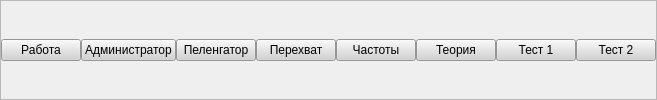
       <widget class="QFrame" name="frame">
        <property name="frameShape">
         <enum>QFrame::StyledPanel</enum>
        </property>
        <property name="frameShadow">
         <enum>QFrame::Raised</enum>
        </property>
        <layout class="QHBoxLayout" name="horizontalLayout">
         <property name="spacing">
          <number>0</number>
         </property>
         <property name="leftMargin">
          <number>0</number>
         </property>
         <property name="topMargin">
          <number>0</number>
         </property>
         <property name="rightMargin">
          <number>0</number>
         </property>
         <property name="bottomMargin">
          <number>0</number>
         </property>
         <item>
          <widget class="QPushButton" name="btn_rabota">
           <property name="cursor">
            <cursorShape>PointingHandCursor</cursorShape>
           </property>
           <property name="styleSheet">
            <string notr="true">background-color: rgb(210, 210, 210)</string>
           </property>
           <property name="text">
            <string>Работа</string>
           </property>
          </widget>
         </item>
         <item>
          <widget class="QPushButton" name="btn_administrator">
           <property name="cursor">
            <cursorShape>PointingHandCursor</cursorShape>
           </property>
           <property name="styleSheet">
            <string notr="true">background-color: rgb(210, 210, 210)</string>
           </property>
           <property name="text">
            <string>Администратор</string>
           </property>
          </widget>
         </item>
         <item>
          <widget class="QPushButton" name="btn_peleng">
           <property name="cursor">
            <cursorShape>PointingHandCursor</cursorShape>
           </property>
           <property name="styleSheet">
            <string notr="true">background-color: rgb(210, 210, 210)</string>
           </property>
           <property name="text">
            <string>Пеленгатор</string>
           </property>
          </widget>
         </item>
         <item>
          <widget class="QPushButton" name="btn_perehvat">
           <property name="cursor">
            <cursorShape>PointingHandCursor</cursorShape>
           </property>
           <property name="styleSheet">
            <string notr="true">background-color: rgb(210, 210, 210)</string>
           </property>
           <property name="text">
            <string>Перехват</string>
           </property>
          </widget>
         </item>
         <item>
          <widget class="QPushButton" name="btn_frequencies">
           <property name="cursor">
            <cursorShape>PointingHandCursor</cursorShape>
           </property>
           <property name="styleSheet">
            <string notr="true">background-color: rgb(210, 210, 210)</string>
           </property>
           <property name="text">
            <string>Частоты</string>
           </property>
          </widget>
         </item>
         <item>
          <widget class="QPushButton" name="btn_theory">
           <property name="cursor">
            <cursorShape>PointingHandCursor</cursorShape>
           </property>
           <property name="styleSheet">
            <string notr="true">background-color: rgb(210, 210, 210)</string>
           </property>
           <property name="text">
            <string>Теория</string>
           </property>
          </widget>
         </item>
         <item>
          <widget class="QPushButton" name="btn_test_1">
           <property name="cursor">
            <cursorShape>PointingHandCursor</cursorShape>
           </property>
           <property name="styleSheet">
            <string notr="true">background-color: rgb(210, 210, 210)</string>
           </property>
           <property name="text">
            <string>Тест 1</string>
           </property>
          </widget>
         </item>
         <item>
          <widget class="QPushButton" name="btn_test_2">
           <property name="cursor">
            <cursorShape>PointingHandCursor</cursorShape>
           </property>
           <property name="styleSheet">
            <string notr="true">background-color: rgb(210, 210, 210)</string>
           </property>
           <property name="text">
            <string>Тест 2</string>
           </property>
          </widget>
         </item>
        </layout>
       </widget>
